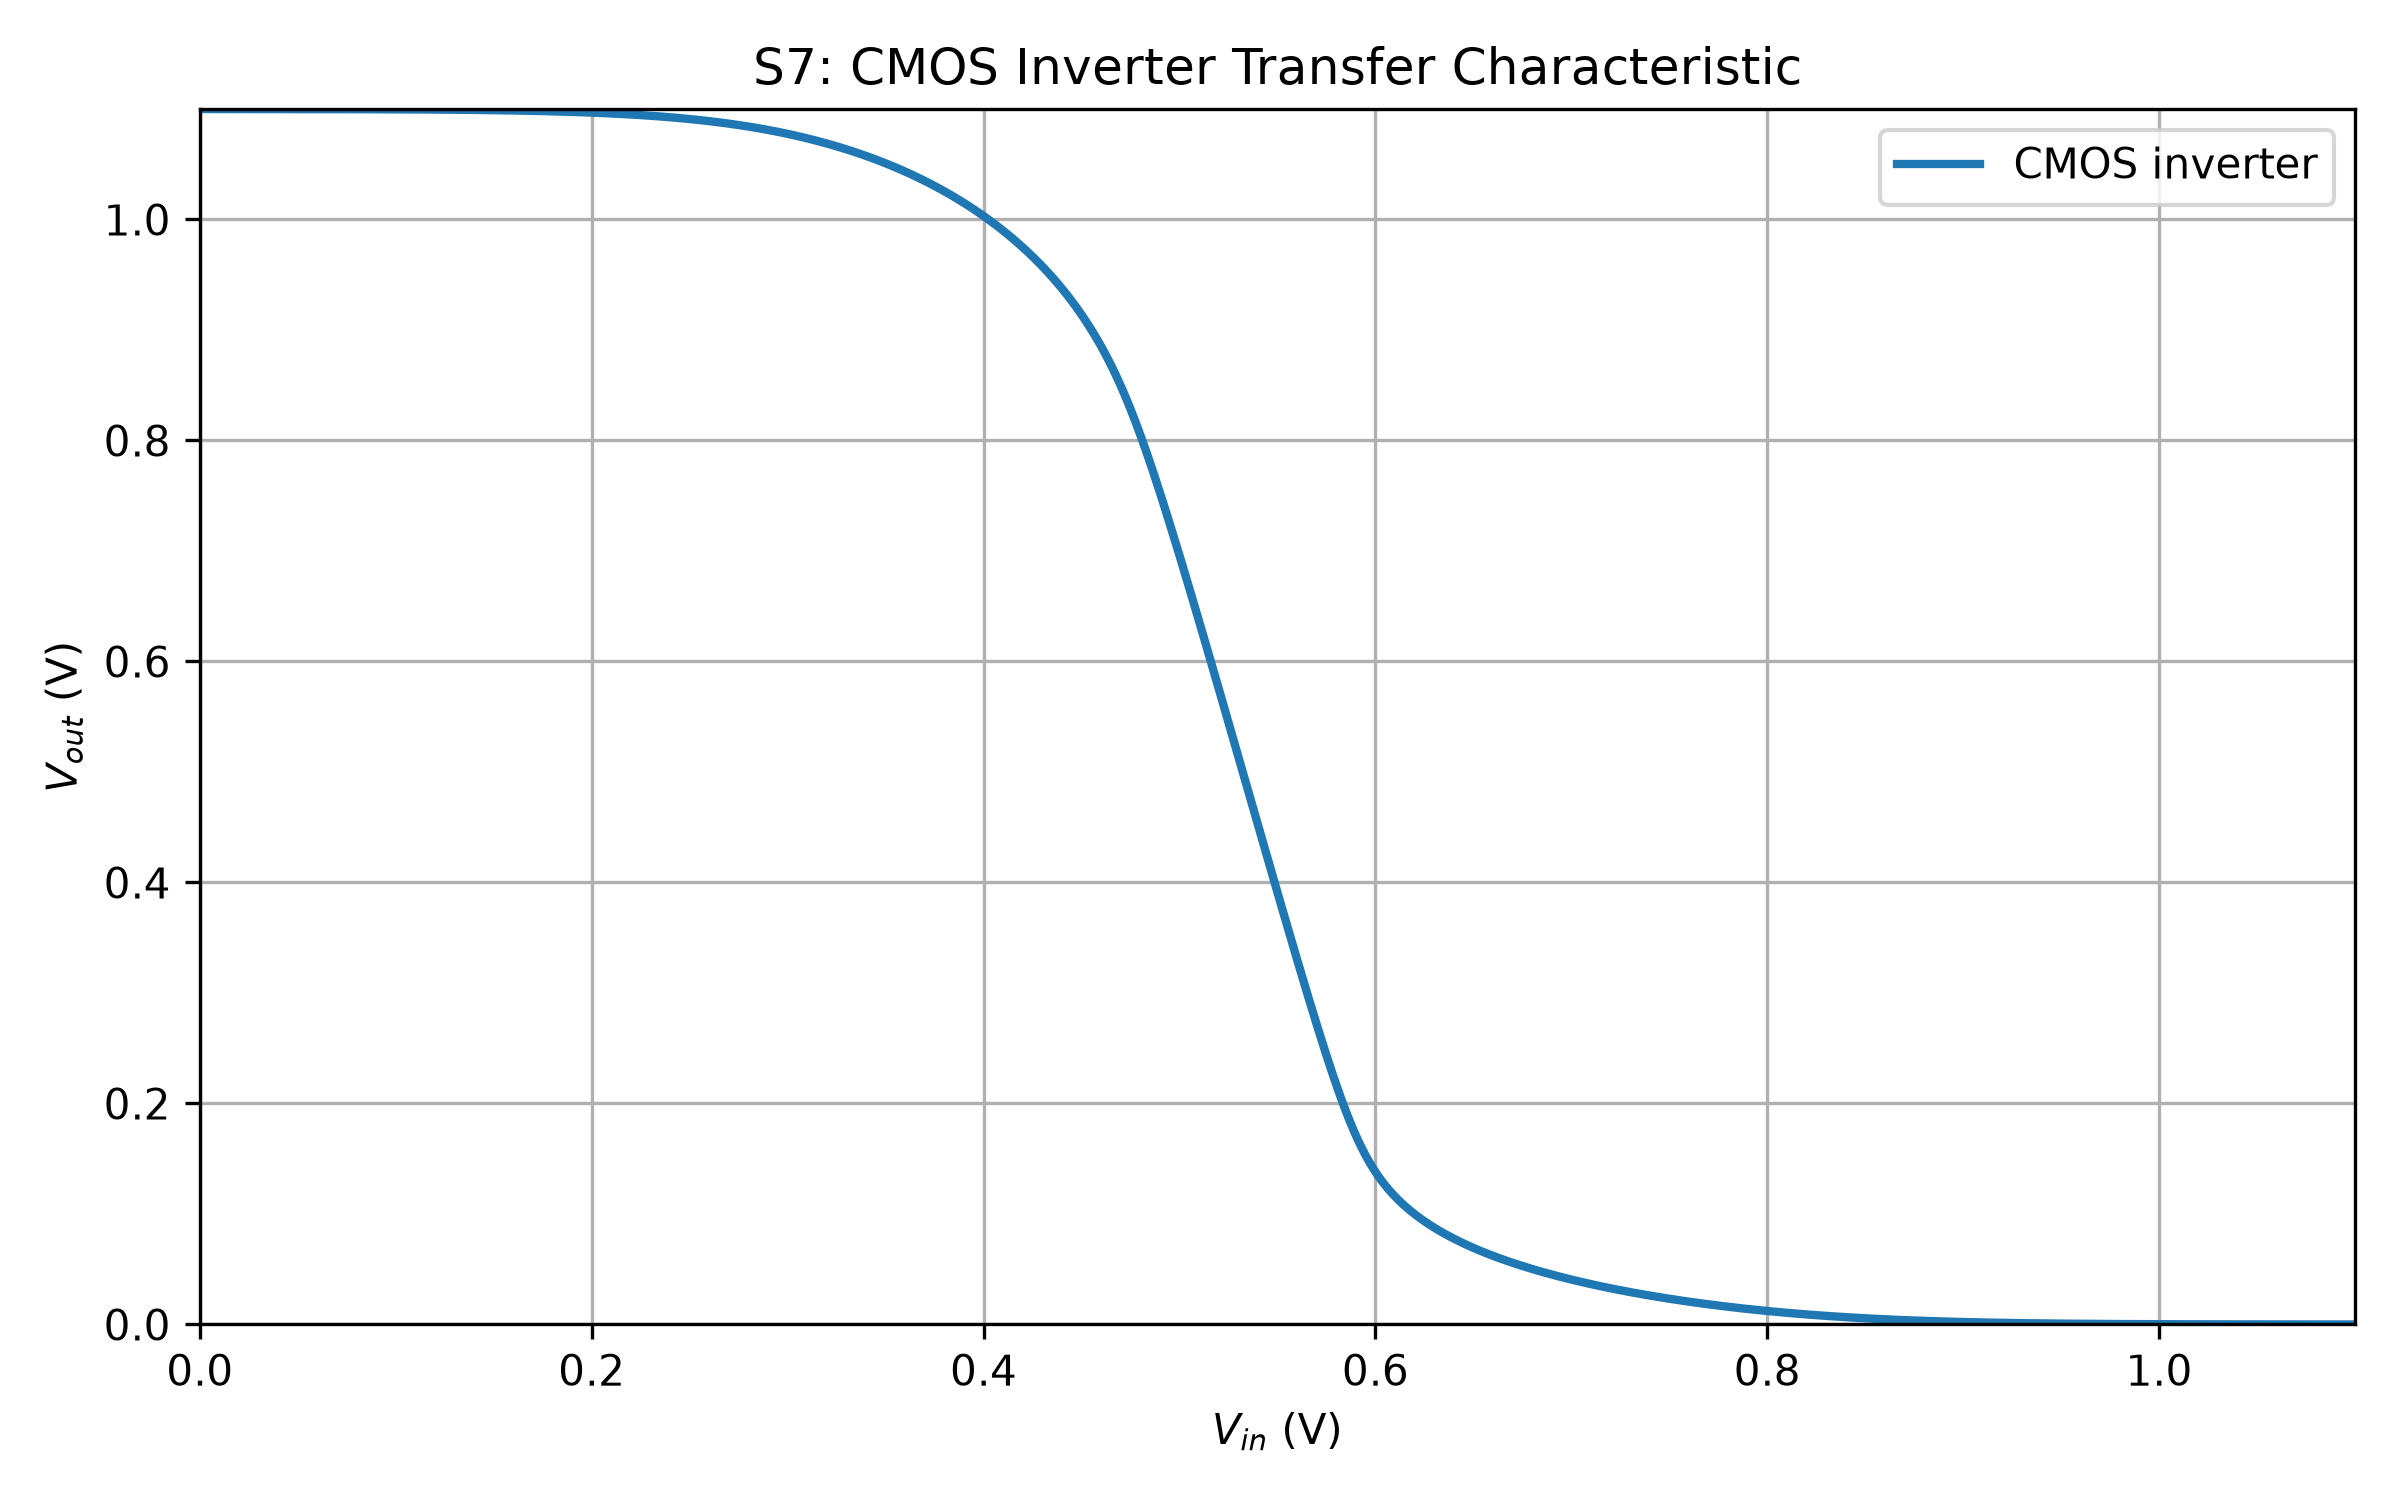

Reproduce this figure in Python.

import pandas as pd
import matplotlib.pyplot as plt

# Load the LTspice exported CSV
df = pd.read_csv("S7.csv")

# Check the actual column names if needed
print(df.columns)

# Extract input and output voltages
vin = df["Vin"]
vout = df["V(out)"]

# Plot the inverter transfer characteristic
plt.figure(figsize=(8, 5))
plt.plot(vin, vout, linewidth=2, label="CMOS inverter")

plt.xlabel("$V_{in}$ (V)")
plt.ylabel("$V_{out}$ (V)")
plt.title("S7: CMOS Inverter Transfer Characteristic")
plt.xlim(0, 1.1)
plt.ylim(0, 1.1)
plt.grid(True)
plt.legend()
plt.tight_layout()
plt.show()
